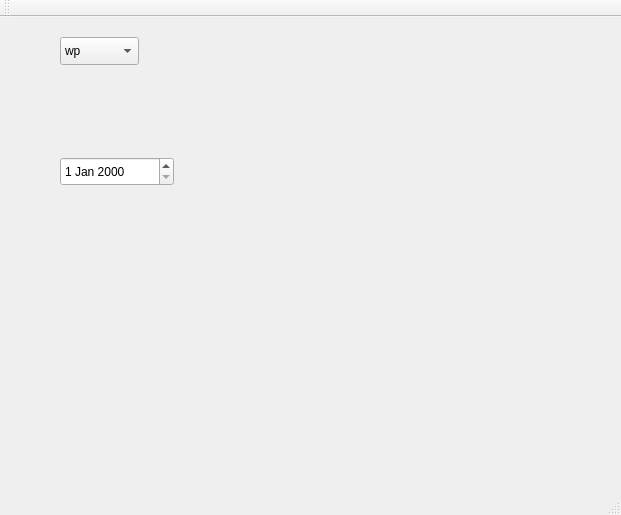
<?xml version="1.0" encoding="UTF-8"?>
<ui version="4.0">
 <class>MainWindow</class>
 <widget class="QMainWindow" name="MainWindow">
  <property name="geometry">
   <rect>
    <x>0</x>
    <y>0</y>
    <width>621</width>
    <height>515</height>
   </rect>
  </property>
  <property name="windowTitle">
   <string>MainWindow</string>
  </property>
  <widget class="QWidget" name="centralWidget">
   <widget class="QComboBox" name="comboBox">
    <property name="geometry">
     <rect>
      <x>60</x>
      <y>20</y>
      <width>79</width>
      <height>28</height>
     </rect>
    </property>
    <item>
     <property name="text">
      <string>wp</string>
     </property>
    </item>
    <item>
     <property name="text">
      <string>ss</string>
     </property>
    </item>
   </widget>
   <widget class="QDateEdit" name="dateEdit">
    <property name="geometry">
     <rect>
      <x>60</x>
      <y>140</y>
      <width>114</width>
      <height>29</height>
     </rect>
    </property>
   </widget>
  </widget>
  <widget class="QMenuBar" name="menuBar">
   <property name="geometry">
    <rect>
     <x>0</x>
     <y>0</y>
     <width>621</width>
     <height>26</height>
    </rect>
   </property>
  </widget>
  <widget class="QToolBar" name="mainToolBar">
   <attribute name="toolBarArea">
    <enum>TopToolBarArea</enum>
   </attribute>
   <attribute name="toolBarBreak">
    <bool>false</bool>
   </attribute>
  </widget>
  <widget class="QStatusBar" name="statusBar"/>
 </widget>
 <layoutdefault spacing="6" margin="11"/>
 <resources/>
 <connections/>
</ui>
